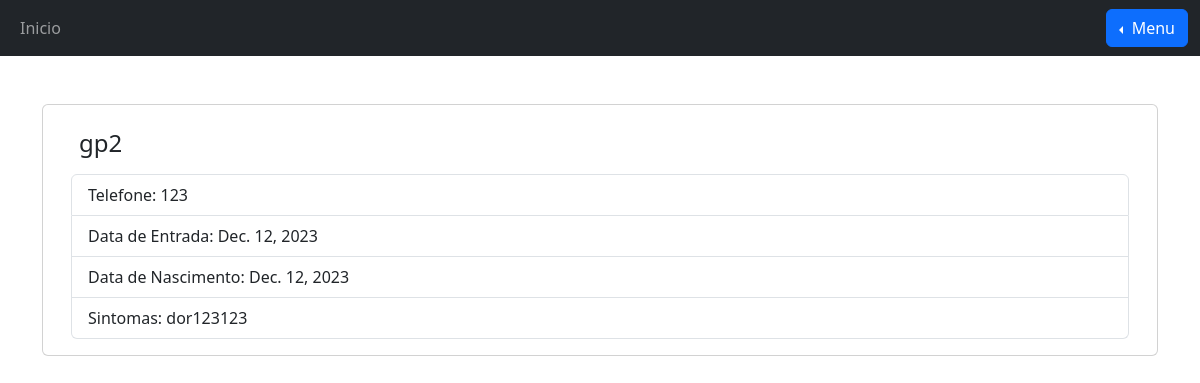
Before: /medico/detalhes/13 (signed in) with the older database file.
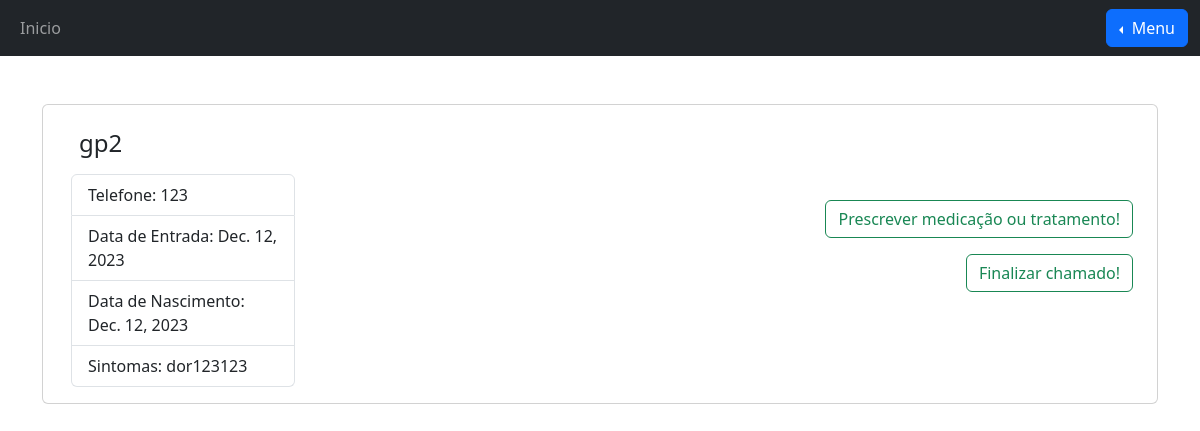
After: the same page with the newer database file.
### membros/views.py (the view)
# urls.py: path("medico/detalhes/<int:id>", views.detalhes, name="detalhes"),
@login_required
def detalhes(request, id):
    try:
        Medico.objects.get(id=request.user.id)
    except ObjectDoesNotExist:
        return HttpResponseRedirect("/paciente/")
    medico = Medico.objects.get(id=request.user.id)
    template = loader.get_template("detalhes.html")
    x = Paciente.objects.get(id=id)
    if x.medicoResponsavel == medico or x.medicoResponsavel == None:
        context = {
            "x": x,
            "medico": medico,
        }
        return HttpResponse(template.render(context, request))
    else:
        return HttpResponseRedirect("/medico/")

### membros/models.py (called while the page is built)
    def get_user(self, user_id):
        UserModel = get_user_model()
        try:
            return UserModel.objects.get(pk=user_id)
        except UserModel.DoesNotExist:
            return None

### membros/templates/detalhes.html (shortened to what this page needs)
{% extends 'base.html' %}
{% load django_bootstrap5 %}
{% block content %}
{% if medico %}
<div class="container pt-5">
    <div class="card">
        <div class="container d-flex align-items-center">
            <div class="card-body">
                <h4 class="card-title p-2">{{x.nome}}</h4>
                <ul class="list-group">
                    <li class="list-group-item">
                        Telefone: {{x.tel}}
                    </li>
                    <li class="list-group-item">
                        Data de Entrada: {{x.dataDeEntrada}}
                    </li>
                    <li class="list-group-item">
                        Data de Nascimento: {{x.nascimento}}
                    </li>
                    <li class="list-group-item">
                        Sintomas: {{x.sintomas}}
                    </li>
                </ul>
            </div>
            {% if x.medicoResponsavel == medico %}
            <div class="container">
                <p class="p-sm text-end" id="C1"><button class="btn btn-outline-success" id="tratamento"
                        onclick="tratamento()">Prescrever medicação ou
                        tratamento!</button></p>
                <p class="p-sm text-end"><button class="btn btn-outline-success" id="Fbtn">Finalizar chamado!</button></p>
            </div>
            {% endif %}
        </div>
    </div>
</div>
{% else %}
<p>LOGADO COMO PACIENTE!</p>
{% endif %}
{% endblock %}

Changed rows visible on the page:
changed Paciente "gp2": medicoResponsavel_id empty → 12 (drawn)
Other visible differences:
text now shown: "Prescrever medicação ou tratamento! Finalizar chamado!"
